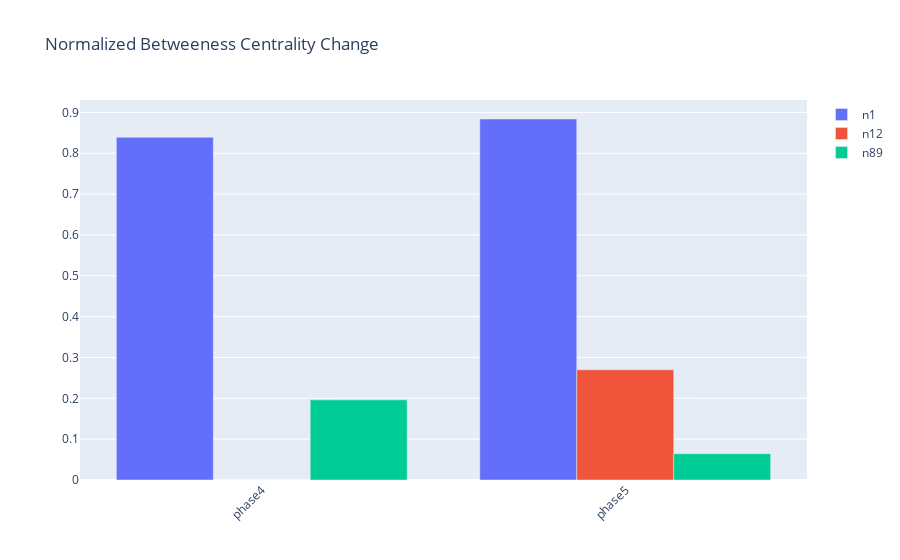

Notebook code for this chart:
### Code cell
graph_frame = frame.query("phase==4 or phase==5").sort_values(by=['phase_str'])
fig = go.Figure()
fig.add_trace(
    go.Bar(
        x = graph_frame.query("player=='n1'")['phase_str'],
        y = graph_frame.query("player=='n1'")['normalized_betweeness_centrality'],
        name="n1"

    )
)
fig.add_trace(
    go.Bar(
        x = graph_frame.query("player=='n12'")['phase_str'],
        y = graph_frame.query("player=='n12'")['normalized_betweeness_centrality'],
        name="n12"

    )
)
fig.add_trace(
    go.Bar(
        x = graph_frame.query("player=='n89'")['phase_str'],
        y = graph_frame.query("player=='n89'")['normalized_betweeness_centrality'],
        name="n89"

    )
)
fig.update_layout(barmode='group', xaxis_tickangle=-45, title_text = 'Normalized Betweeness Centrality Change')
fig.show()

### Figure 1 — Plotly figure (JSON) as saved in the notebook; plotly's stock layout.template omitted (floating-point values rounded to 4 significant figures)
{"data": [{"name": "n1", "type": "bar", "x": ["phase4", "phase5"], "y": [0.8393, 0.8839]}, {"name": "n12", "type": "bar", "x": ["phase4", "phase5"], "y": [0, 0.2699]}, {"name": "n89", "type": "bar", "x": ["phase4", "phase5"], "y": [0.1962, 0.06452]}], "layout": {"barmode": "group", "title": {"text": "Normalized Betweeness Centrality Change"}, "xaxis": {"tickangle": -45}}}
